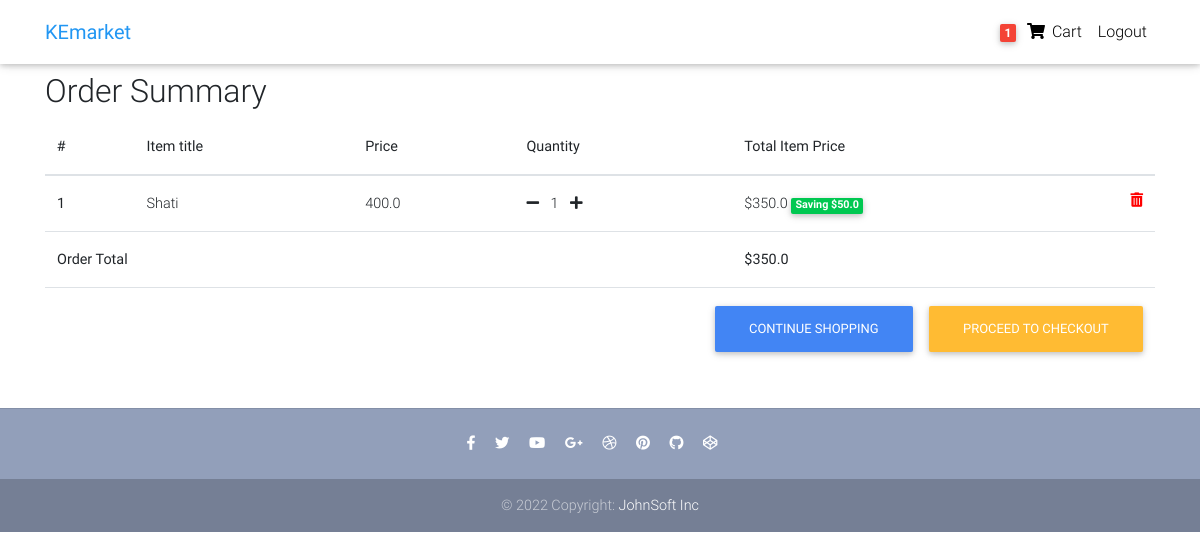
/order-summary/ (signed in), run on an earlier commit of the app's database.
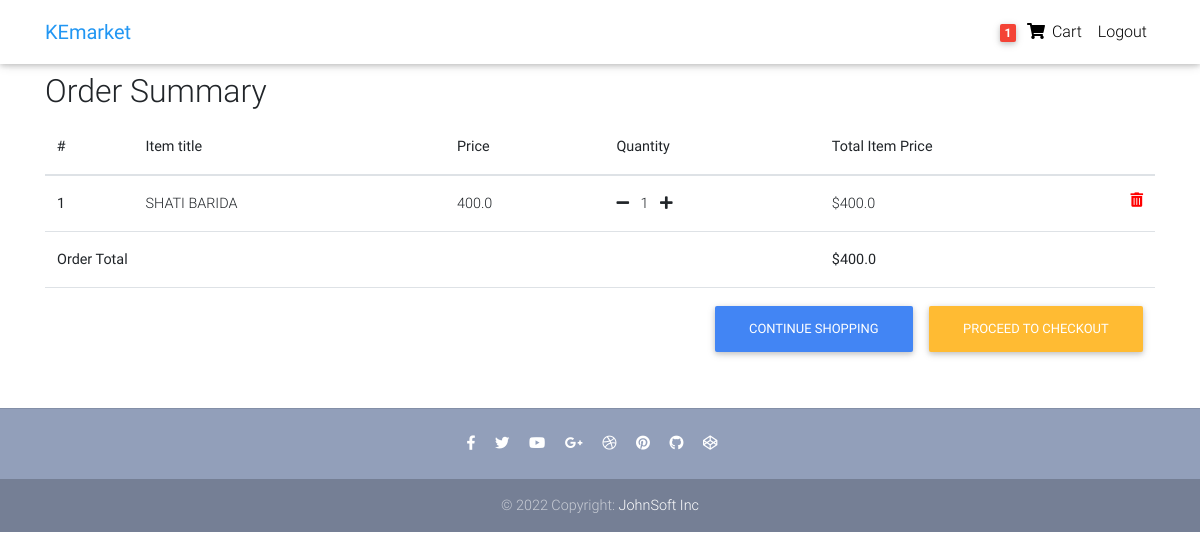
And on a later commit of the database.
### core/models.py (models this page shows, shortened)
class OrderItem(models.Model):
    user = models.ForeignKey(
        settings.AUTH_USER_MODEL, on_delete=models.CASCADE)
    ordered = models.BooleanField(default=False)
    item = models.ForeignKey(Item, on_delete=models.CASCADE)
    quantity = models.IntegerField(default=1)
    def get_total_item_price(self):
        return self.quantity * self.item.price
    def get_total_item_discount_price(self):
        return self.quantity * self.item.discount_price
    def get_amount_saved(self):
        return self.get_total_item_price() - self.get_total_item_discount_price()
    def get_final_price(self):
        if self.item.discount_price:
            return self.get_total_item_discount_price()
        return self.get_total_item_price()

class Item(models.Model):
    title = models.CharField(max_length=100)
    price = models.FloatField()
    discount_price = models.FloatField(blank=True, null=True)
    category = models.CharField(choices=CATEGORY_CHOICES, max_length=2)
    label = models.CharField(choices=LABEL_CHOICES, max_length=2)
    slug = models.SlugField()
    description = models.TextField()
    image = models.ImageField()

class Order(models.Model):
    user = models.ForeignKey(
        settings.AUTH_USER_MODEL, on_delete=models.CASCADE)
    ref_code = models.CharField(max_length=20)
    items = models.ManyToManyField(OrderItem)
    start_date = models.DateTimeField(auto_now_add=True)
    ordered_date = models.DateTimeField()
    ordered = models.BooleanField(default=False)
    billing_address = models.ForeignKey(
        'Address', related_name='billing_address', on_delete=models.SET_NULL, blank=True, null=True)
    shipping_address = models.ForeignKey(
        'Address', related_name='shipping_address', on_delete=models.SET_NULL, blank=True, null=True)
    payment = models.ForeignKey(
        'Payment', on_delete=models.SET_NULL, blank=True, null=True)
    coupon = models.ForeignKey(
        'Coupon', on_delete=models.SET_NULL, blank=True, null=True)
    being_delivered = models.BooleanField(default=False)
    received = models.BooleanField(default=False)
    refund_requested = models.BooleanField(default=False)
    refund_granted = models.BooleanField(default=False)
    '''
    Process flow:
    1. Adding item to the cart.
    2. Checkout - adding a billing address. (check for failed checkouts)
    3. Payment.
    (Preprocessing, processing, packaging etc)
    4. Track if order is being delivered.
    5. Track if order has been received.
    6. Refunds.
    '''
    def get_total_price(self):
        total = 0
        for order_item in self.items.all():
            total+=order_item.get_final_price()
        if self.coupon:
            total-=self.coupon.amount
        return total

### core/views.py (the view)
# urls.py: path('order-summary/', OrderSummaryView.as_view(), name='order-summary'),
class OrderSummaryView(LoginRequiredMixin, View):
    def get(self, *args, **kwargs):
        try:
            order = Order.objects.get(user=self.request.user, ordered=False)
            context = {
                'object': order
            }
            return render(self.request, 'order-summary.html', context=context)
        except ObjectDoesNotExist:
            messages.warning(request, "The order does not exist")
            return redirect("/")

### core/templatetags/cart_template_tags.py (called while the page is built)
@register.filter
def cart_item_count(user):
    if user.is_authenticated:
        order_qs = Order.objects.filter(user=user, ordered=False)
        if order_qs.exists():
            return order_qs[0].items.count()
    return 0

### templates/order-summary.html (shortened to what this page needs)
{% extends 'base.html' %}
{% block content %}
  <main>
    <div class="container">
        <div class="table-responsive text-nowrap">
    <h2>Order Summary</h2>
    <table class="table">
        <thead>
        <tr>
            <th scope="col">#</th>
            <th scope="col">Item title</th>
            <th scope="col">Price</th>
            <th scope="col">Quantity</th>
            <th scope="col">Total Item Price</th>
        </tr>
        </thead>
        <tbody>
        {% for order_item in object.items.all %}
        <tr>
            <th scope-"row">{{ forloop.counter }}</th>
            <td>{{ order_item.item.title }}</td>
            <td>{{ order_item.item.price }}</td>
            <td>
                <a href='{% url 'core:remove-single-item-from-cart' order_item.item.slug %}'><i class="fas fa-minus mr-2"></i></a>
                    {{ order_item.quantity }}
                <a href='{% url 'core:add-to-cart' order_item.item.slug %}'><i class="fas fa-plus ml-2"></i></a>
            </td>
            <td>
            {% if order_item.item.discount_price %}
                ${{ order_item.get_total_item_discount_price }}
                <span class="badge badge-success">Saving ${{ order_item.get_amount_saved }}</span>
            {% else %}
                ${{ order_item.get_total_item_price }}
            {% endif %}
            <a style='color: red;' href='{% url 'core:remove-from-cart' order_item.item.slug %}'>
              <i class="fas fa-trash-alt float-right"></i>
            </a>
            </td>
        </tr>
        {% endfor %}
        {% if object.get_total_price %}
        <tr>
            <td colspan="4"><b>Order Total<b></td>
            <td><b>${{ object.get_total_price }}<b></td>
        </tr>
        <tr>
        <td colspan="5">
            <a class="btn btn-warning float-right ml-3" href='/checkout/'>Proceed to checkout</a>
            <a class="btn btn-primary float-right" href='/'>Continue shopping</a>
        </td>
        </tr>
        {% endif %}
        </tbody>
    </table>
    </div>
    </div>
  </main>
  {% endblock content %}

What changed in the data, as far as the page shows it:
removed OrderItem: item "Shati", item.price "400.0", quantity "1", get_total_item_discount_price "350.0", get_amount_saved "50.0"
removed Order: get_total_price "350.0"
added OrderItem: item "SHATI BARIDA", item.price "400.0", quantity "1", get_total_item_price "400.0"
added Order: get_total_price "400.0"
